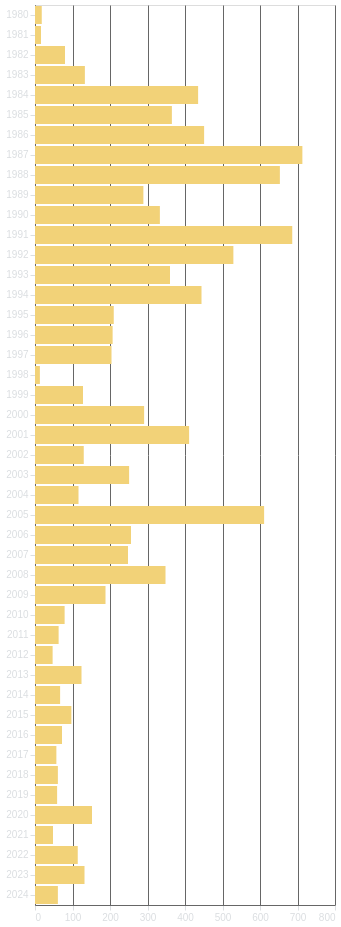

Vega-Lite specification for this chart:
### Vega-Lite specification from a JSON file in a GitHub repository (floating-point values rounded to 4 significant figures; data arrays with more than 128 entries replaced by an {"elided": "..."} marker saying what was removed)
{"config": {"background": "transparent", "title": {"color": "#DBDEE1", "fontSize": 16}, "axis": {"domainColor": "#666666", "gridColor": "#666666", "tickColor": "#DBDEE1", "titleColor": "#DBDEE1", "labelColor": "#DBDEE1"}, "legend": {"labelColor": "#DBDEE1", "titleColor": "#DBDEE1"}}, "data": {"name": "data-c9754dd2f3dce9aeb3ec655b0a0eedad"}, "mark": {"type": "bar", "tooltip": true}, "encoding": {"color": {"value": "#F2D278"}, "x": {"aggregate": "count", "axis": {"ticks": true, "title": null}, "type": "quantitative"}, "y": {"axis": {"ticks": true, "title": null}, "field": "year", "type": "nominal"}}, "height": "container", "params": [{"name": "param_5", "select": {"type": "interval", "encodings": ["x", "y"]}, "bind": "scales"}], "width": "container", "$schema": "https://vega.github.io/schema/vega-lite/v5.17.0.json", "datasets": {"data-c9754dd2f3dce9aeb3ec655b0a0eedad": {"elided": "10350 records"}}}
